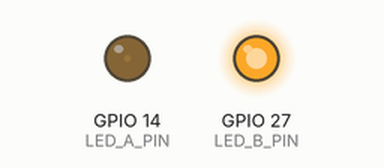
The sketch below on a simulated ESP32. Parts: output pins drawn as LEDs (lit = HIGH). What the sketch prints to the serial monitor is not drawn.

Above: at 0.05 s.
At 0.6 s:
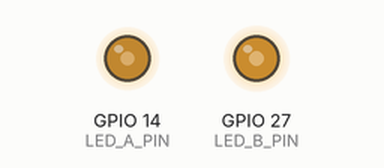
At 1.15 s:
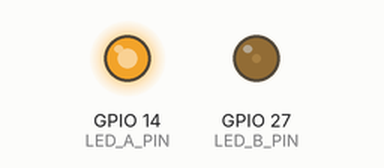
At 2.25 s:
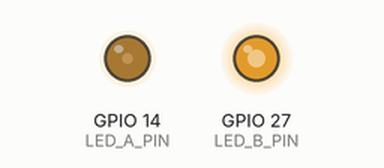
Timing chart, 0 to 5.9 s (numbered marks = the images above):
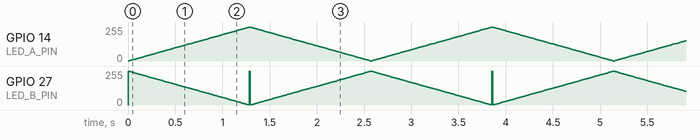

The sketch:

ex06.ino
```cpp
#define LED_A_PIN 14
#define LED_B_PIN 27

const int freq = 5000;    // PWM 频率
const int resolution = 8; // 分辨率

int brightness_A = 0;     // LED A 的亮度 (0-255)
int fadeAmount = 2;       // 亮度变化步长

void setup() {
  Serial.begin(115200);

  ledcAttach(LED_A_PIN, freq, resolution);

  ledcAttach(LED_B_PIN, freq, resolution);

  Serial.println("警车双闪灯效启动 ...");
}

void loop() {

  int brightness_B = 255 - brightness_A;

  ledcWrite(LED_A_PIN, brightness_A);

  ledcWrite(LED_B_PIN, brightness_B);

  brightness_A = brightness_A + fadeAmount;

  //  边界检测
  if (brightness_A <= 0 || brightness_A >= 255) {
    fadeAmount = -fadeAmount; // 步长取反，实现往复运动
  }

  //  控制变化速度
  delay(10);
}
```

Measured:
- by itself, GPIO 27 (LED_B_PIN): moves between 1/255 and 255/255, repeating every 2.6 s
